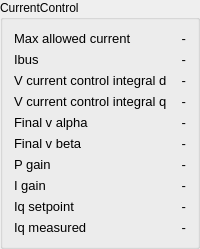
              <widget class="QGroupBox" name="groupBox_axis_config_4">
               <property name="title">
                <string>CurrentControl</string>
               </property>
               <layout class="QGridLayout" name="gridLayout_7">
                <item row="0" column="0">
                 <layout class="QGridLayout" name="gridLayout_40">
                  <item row="7" column="0">
                   <widget class="QLabel" name="label_iGain">
                    <property name="font">
                     <font>
                      <pointsize>10</pointsize>
                     </font>
                    </property>
                    <property name="text">
                     <string>I gain</string>
                    </property>
                   </widget>
                  </item>
                  <item row="8" column="0">
                   <widget class="QLabel" name="label_iqSetpoint">
                    <property name="font">
                     <font>
                      <pointsize>10</pointsize>
                     </font>
                    </property>
                    <property name="text">
                     <string>Iq setpoint</string>
                    </property>
                   </widget>
                  </item>
                  <item row="6" column="0">
                   <widget class="QLabel" name="label_pGain">
                    <property name="font">
                     <font>
                      <pointsize>10</pointsize>
                     </font>
                    </property>
                    <property name="text">
                     <string>P gain</string>
                    </property>
                   </widget>
                  </item>
                  <item row="1" column="0">
                   <widget class="QLabel" name="label_ibus">
                    <property name="font">
                     <font>
                      <pointsize>10</pointsize>
                     </font>
                    </property>
                    <property name="text">
                     <string>Ibus</string>
                    </property>
                   </widget>
                  </item>
                  <item row="2" column="0">
                   <widget class="QLabel" name="label_vCurrentControlIntegralD">
                    <property name="font">
                     <font>
                      <pointsize>10</pointsize>
                     </font>
                    </property>
                    <property name="text">
                     <string>V current control integral d</string>
                    </property>
                   </widget>
                  </item>
                  <item row="0" column="0">
                   <widget class="QLabel" name="label_maxAllowedCurrent">
                    <property name="font">
                     <font>
                      <pointsize>10</pointsize>
                     </font>
                    </property>
                    <property name="text">
                     <string>Max allowed current</string>
                    </property>
                   </widget>
                  </item>
                  <item row="3" column="0">
                   <widget class="QLabel" name="label_vCurrentControlIntegralQ">
                    <property name="font">
                     <font>
                      <pointsize>10</pointsize>
                     </font>
                    </property>
                    <property name="text">
                     <string>V current control integral q</string>
                    </property>
                   </widget>
                  </item>
                  <item row="4" column="0">
                   <widget class="QLabel" name="label_finalVAlpha">
                    <property name="font">
                     <font>
                      <pointsize>10</pointsize>
                     </font>
                    </property>
                    <property name="text">
                     <string>Final v alpha</string>
                    </property>
                   </widget>
                  </item>
                  <item row="5" column="0">
                   <widget class="QLabel" name="label_finalVBeta">
                    <property name="font">
                     <font>
                      <pointsize>10</pointsize>
                     </font>
                    </property>
                    <property name="text">
                     <string>Final v beta</string>
                    </property>
                   </widget>
                  </item>
                  <item row="9" column="0">
                   <widget class="QLabel" name="label_iqMeasured">
                    <property name="font">
                     <font>
                      <pointsize>10</pointsize>
                     </font>
                    </property>
                    <property name="text">
                     <string>Iq measured</string>
                    </property>
                   </widget>
                  </item>
                  <item row="0" column="1">
                   <widget class="QLabel" name="label_maxAllowedCurrentValue_axis0">
                    <property name="font">
                     <font>
                      <pointsize>10</pointsize>
                     </font>
                    </property>
                    <property name="text">
                     <string>-</string>
                    </property>
                    <property name="alignment">
                     <set>Qt::AlignRight|Qt::AlignTrailing|Qt::AlignVCenter</set>
                    </property>
                   </widget>
                  </item>
                  <item row="1" column="1">
                   <widget class="QLabel" name="label_ibusValue_axis0">
                    <property name="font">
                     <font>
                      <pointsize>10</pointsize>
                     </font>
                    </property>
                    <property name="text">
                     <string>-</string>
                    </property>
                    <property name="alignment">
                     <set>Qt::AlignRight|Qt::AlignTrailing|Qt::AlignVCenter</set>
                    </property>
                   </widget>
                  </item>
                  <item row="2" column="1">
                   <widget class="QLabel" name="label_vCurrentControlIntegralDValue_axis0">
                    <property name="font">
                     <font>
                      <pointsize>10</pointsize>
                     </font>
                    </property>
                    <property name="text">
                     <string>-</string>
                    </property>
                    <property name="alignment">
                     <set>Qt::AlignRight|Qt::AlignTrailing|Qt::AlignVCenter</set>
                    </property>
                   </widget>
                  </item>
                  <item row="3" column="1">
                   <widget class="QLabel" name="label_vCurrentControlIntegralQValue_axis0">
                    <property name="font">
                     <font>
                      <pointsize>10</pointsize>
                     </font>
                    </property>
                    <property name="text">
                     <string>-</string>
                    </property>
                    <property name="alignment">
                     <set>Qt::AlignRight|Qt::AlignTrailing|Qt::AlignVCenter</set>
                    </property>
                   </widget>
                  </item>
                  <item row="4" column="1">
                   <widget class="QLabel" name="label_finalVAlphaValue_axis0">
                    <property name="font">
                     <font>
                      <pointsize>10</pointsize>
                     </font>
                    </property>
                    <property name="text">
                     <string>-</string>
                    </property>
                    <property name="alignment">
                     <set>Qt::AlignRight|Qt::AlignTrailing|Qt::AlignVCenter</set>
                    </property>
                   </widget>
                  </item>
                  <item row="5" column="1">
                   <widget class="QLabel" name="label_finalVBetaValue_axis0">
                    <property name="font">
                     <font>
                      <pointsize>10</pointsize>
                     </font>
                    </property>
                    <property name="text">
                     <string>-</string>
                    </property>
                    <property name="alignment">
                     <set>Qt::AlignRight|Qt::AlignTrailing|Qt::AlignVCenter</set>
                    </property>
                   </widget>
                  </item>
                  <item row="6" column="1">
                   <widget class="QLabel" name="label_pGainValue_axis0">
                    <property name="font">
                     <font>
                      <pointsize>10</pointsize>
                     </font>
                    </property>
                    <property name="text">
                     <string>-</string>
                    </property>
                    <property name="alignment">
                     <set>Qt::AlignRight|Qt::AlignTrailing|Qt::AlignVCenter</set>
                    </property>
                   </widget>
                  </item>
                  <item row="7" column="1">
                   <widget class="QLabel" name="label_iGainValue_axis0">
                    <property name="font">
                     <font>
                      <pointsize>10</pointsize>
                     </font>
                    </property>
                    <property name="text">
                     <string>-</string>
                    </property>
                    <property name="alignment">
                     <set>Qt::AlignRight|Qt::AlignTrailing|Qt::AlignVCenter</set>
                    </property>
                   </widget>
                  </item>
                  <item row="8" column="1">
                   <widget class="QLabel" name="label_iqSetpointValue_axis0">
                    <property name="font">
                     <font>
                      <pointsize>10</pointsize>
                     </font>
                    </property>
                    <property name="text">
                     <string>-</string>
                    </property>
                    <property name="alignment">
                     <set>Qt::AlignRight|Qt::AlignTrailing|Qt::AlignVCenter</set>
                    </property>
                   </widget>
                  </item>
                  <item row="9" column="1">
                   <widget class="QLabel" name="label_iqMeasuredValue_axis0">
                    <property name="font">
                     <font>
                      <pointsize>10</pointsize>
                     </font>
                    </property>
                    <property name="text">
                     <string>-</string>
                    </property>
                    <property name="alignment">
                     <set>Qt::AlignRight|Qt::AlignTrailing|Qt::AlignVCenter</set>
                    </property>
                   </widget>
                  </item>
                 </layout>
                </item>
               </layout>
              </widget>
